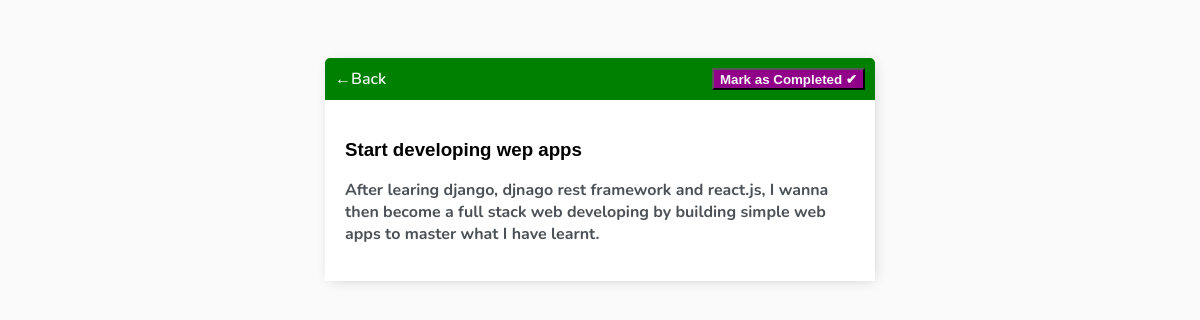
The app's page /task/4/ with its own data.
### tasks/models.py (models this page shows, shortened)
class Task(models.Model):
    user = models.ForeignKey(User, on_delete=models.CASCADE)
    title = models.CharField(max_length=100)
    description = models.TextField(null=True, blank=True)
    task_completed = models.BooleanField(default=False)
    class Meta:
        ordering = ['task_completed']

### tasks/views.py (the view)
# urls.py: path('task/<int:pk>/', TaskDetails.as_view(), name="task-details"),
class TaskDetails(DetailView):
    model = Task
    context_object_name = 'task'
    template_name = 'tasks/task_details.html'

### tasks/templates/tasks/task_details.html
{% extends 'tasks/index.html' %}
{% block content %}
<div class="view-header-bar">
    <a href="{% url 'tasks' %}">&#8592;Back</a>
    {% if task.task_completed %}
        <button id="done-btn"><a href="{% url 'task-status' task.id %}">Unmark as Completed &#215;</a></button>
    {% else %}
        <button id="done-btn"><a href="{% url 'task-status' task.id %}">Mark as Completed &#10004;</a></button>
    {% endif %}
</div>
<div class="card-body">
    <h3>{{task.title}}</h3>
    <p><strong>{{task.description}}</strong></p>
 </div>
{% endblock content %}

### tasks/static/tasks/styles/base.css (style rules this page uses)
body { background-color: #fafafa; font-family: "Nunito", sans-serif; padding-top: 50px; }
h1, h2, h3, h4, h5, h6 { font-family: "Raleway", sans-serif; }
a, p { color: #4b5156; }
a { font-weight: 600; }
.login-header-bar, .signup-header-bar, .view-header-bar { display: flex; justify-content: space-between; color: #fff; padding: 10px; border-radius: 5px 5px 0 0; background: green; }
.view-header-bar a { color: rgb(247, 247, 247); text-decoration: none; }
::placeholder { font-weight: 300; opacity: 0.5; }
.card-body { padding: 20px; }
#done-btn { background-color: #910089; }

### records on screen
Task: title "Start developing wep apps", description "After learing django, djnago rest framework and react.js, I wanna then become a full stack web developing by building simple web apps to master what I have learnt."
